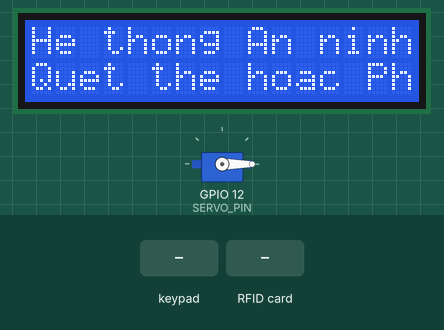
Recording of a sketch running on a simulated ESP32. Shown: 16×2 character LCD, servo. Inputs (shaded band) come from the test bench. What the sketch prints to the serial monitor is not drawn.

Above: at 1.3 s.
1.4 s: keypad keys 1 2 3 4 # pressed 0.4 s apart
At 4.0 s:
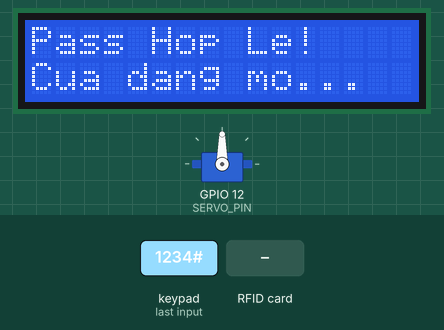
4.9 s: RFID card 9E 5D 13 05 held to the reader
At 7.5 s:
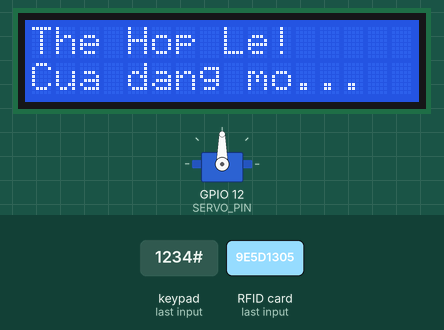
7.9 s: RFID card 5E 7A 19 C4 held to the reader
At 9.5 s:
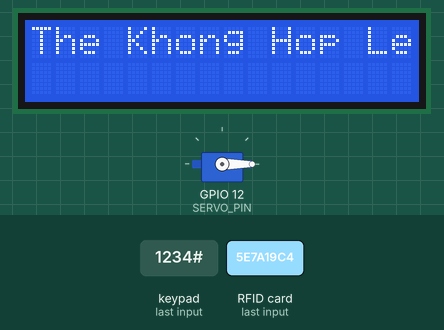
10.9 s: key '#' pressed
At 12.0 s:
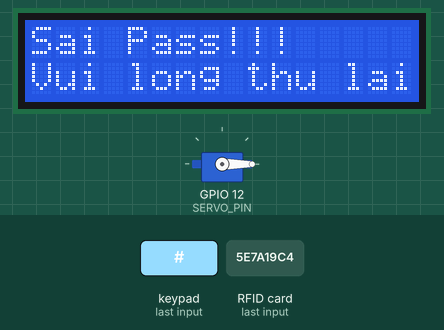
13.9 s: keypad keys 4 5 D 7 8 5 1 2 A pressed 0.4 s apart
At 17.9 s:
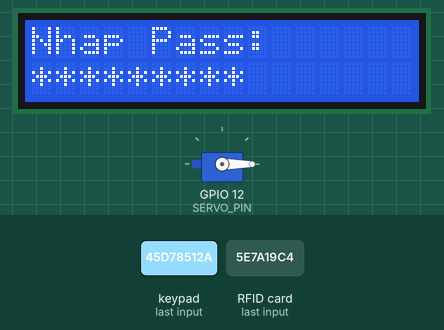
19.0 s: keypad keys 4 5 D 7 8 5 1 2 pressed 0.4 s apart
At 22.3 s:
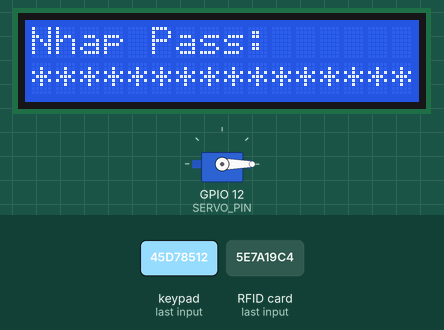
Timing chart, 0 to 23.8 s (numbered marks = the images above; inputs shaded):
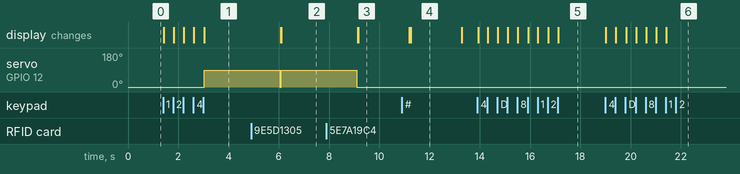

The sketch:

full.ino
```cpp
#include <SPI.h>
#include <MFRC522.h>
#include <Keypad.h>
#include <Wire.h>
#include <LiquidCrystal_I2C.h>
#include <ESP32Servo.h>

// --- 1. CẤU HÌNH RFID RC522 ---
#define SS_PIN 5
MFRC522 mfrc522(SS_PIN, UINT8_MAX);

// KHI KHAI BÁO MẢNG THẺ HỢP LỆ (Mày muốn thêm thẻ thì cứ phẩy rồi ghi thêm vào đây)
String danhSachThe[] = {"9E5D1305", "45D78512", "11223344"};
int soLuongThe = sizeof(danhSachThe) / sizeof(danhSachThe[0]); // Tự động đếm số lượng thẻ

// --- 2. CẤU HÌNH KEYPAD 4x4 ---
const byte ROWS = 4;
const byte COLS = 4;
char keys[ROWS][COLS] = {
  {'1','2','3','A'},
  {'4','5','6','B'},
  {'7','8','9','C'},
  {'*','0','#','D'}
};
byte rowPins[ROWS] = {13, 14, 25, 26};
byte colPins[COLS] = {27, 16, 17, 4};
Keypad keypad = Keypad(makeKeymap(keys), rowPins, colPins, ROWS, COLS);

// Cài đặt Mật khẩu mở cửa
String passDung = "1234";
String passNhap = "";

// --- 3. CẤU HÌNH LCD & SERVO ---
LiquidCrystal_I2C lcd(0x27, 16, 2);
Servo myservo;
#define SERVO_PIN 12

void setup() {
  Serial.begin(115200);

  SPI.begin();
  mfrc522.PCD_Init();

  lcd.init();
  lcd.backlight();

  ESP32PWM::allocateTimer(0);
  myservo.setPeriodHertz(50);
  myservo.attach(SERVO_PIN);
  myservo.write(0);

  manHinhCho();
}

void loop() {
  // ---------------------------------------------------------
  // TÍNH NĂNG 1: KIỂM TRA QUÉT THẺ RFID
  // ---------------------------------------------------------
  if (mfrc522.PICC_IsNewCardPresent() && mfrc522.PICC_ReadCardSerial()) {
    String cardID = "";
    for (byte i = 0; i < mfrc522.uid.size; i++) {
      cardID += String(mfrc522.uid.uidByte[i] < 0x10 ? "0" : "");
      cardID += String(mfrc522.uid.uidByte[i], HEX);
    }
    cardID.toUpperCase();

    Serial.println("Ma the vua quet: " + cardID);

    // Thuật toán dò tìm thẻ trong mảng
    bool theXin = false; // Biến cờ hiệu, ban đầu cho là thẻ dỏm
    for (int j = 0; j < soLuongThe; j++) {
      if (cardID == danhSachThe[j]) {
        theXin = true; // Tìm thấy thẻ trong danh sách thì lật cờ
        break; // Dừng vòng lặp luôn cho đỡ tốn thời gian
      }
    }

    if (theXin == true) {
      lcd.clear();
      lcd.setCursor(0, 0);
      lcd.print("The Hop Le!");
      moCua();
    } else {
      lcd.clear();
      lcd.setCursor(0, 0);
      lcd.print("The Khong Hop Le");
      delay(2000);
      manHinhCho();
    }
    mfrc522.PICC_HaltA();
  }

  // ---------------------------------------------------------
  // TÍNH NĂNG 2: KIỂM TRA BẤM PHÍM MẬT KHẨU
  // ---------------------------------------------------------
  char key = keypad.getKey();
  if (key) {
    if (key == '#') {
      lcd.clear();
      if (passNhap == passDung) {
        lcd.setCursor(0, 0);
        lcd.print("Pass Hop Le!");
        moCua();
      } else {
        lcd.setCursor(0, 0);
        lcd.print("Sai Pass!!!");
        lcd.setCursor(0, 1);
        lcd.print("Vui long thu lai");
        delay(2000);
        manHinhCho();
      }
      passNhap = "";

    } else if (key == '*') {
      passNhap = "";
      manHinhCho();

    } else {
      if (passNhap.length() == 0) {
        lcd.clear();
        lcd.setCursor(0, 0);
        lcd.print("Nhap Pass:");
      }
      passNhap += key;
      lcd.setCursor(0, 1);
      for (int i = 0; i < passNhap.length(); i++) {
        lcd.print("*");
      }
    }
  }
}

// ---------------------------------------------------------
// CÁC HÀM XỬ LÝ PHỤ
// ---------------------------------------------------------
void moCua() {
  lcd.setCursor(0, 1);
  lcd.print("Cua dang mo...");

  myservo.write(90);
  delay(3000);
  myservo.write(0);

  manHinhCho();
}

void manHinhCho() {
  lcd.clear();
  lcd.setCursor(0, 0);
  lcd.print("He thong An ninh");
  lcd.setCursor(0, 1);
  lcd.print("Quet the hoac Phim");
}
```

Measured:
- after the input at 1.4 s, servo on GPIO 12 (SERVO_PIN): 0° → 90° after 1.6 s; the display: first changes at once (image 1 shows a later state)
- after the input at 4.9 s, the display: first differs from a run without the input after 1.2 s (image 2)
- after the input at 7.9 s, the display: first differs from a run without the input after 1.3 s (image 3)
- after the input at 10.9 s, the display: first differs from a run without the input after 0.35 s (image 4)
- after the input at 13.9 s, the display: first changes at once (image 5 shows a later state)
- after the input at 19.0 s, the display: first changes at once (image 6 shows a later state)
- what the display in image 4 shows lasts 2.1 s, from 11.2 s to 13.3 s
